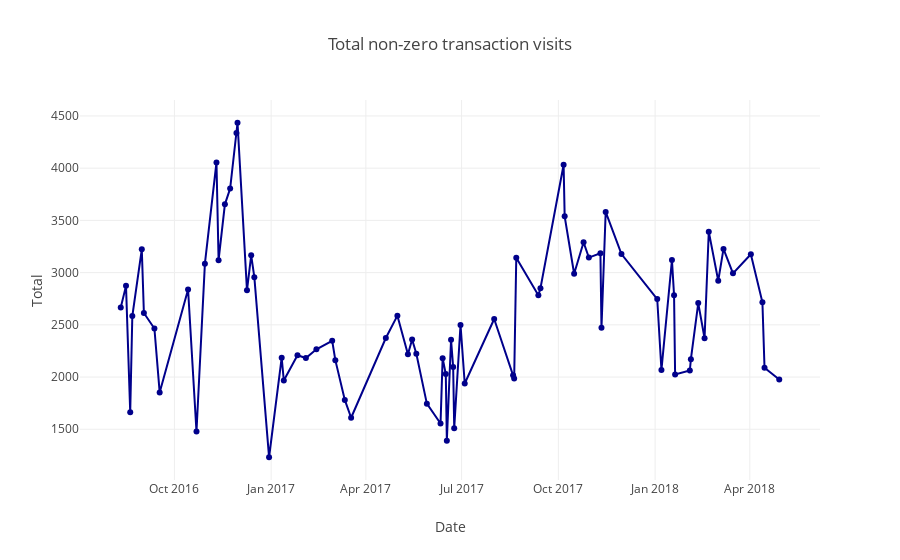

Notebook cell for this chart:
### Markdown cell above
There's certainly a dip in transaction revenue during few months and a raise during others.

### Code cell
count_nonzero = train.groupby('date')['totals_transactionRevenue'].agg(['count'])
count_nonzero.columns = ["Total"]
count_nonzero = count_nonzero.sort_index()
plot_scatter_data(count_nonzero['Total'],'Date', 'Total','Total non-zero transaction visits','darkblue')

### Figure 1 — Plotly figure (JSON) as saved in the notebook; plotly's stock layout.template omitted (floating-point values rounded to 4 significant figures)
{"data": [{"marker": {"color": "darkblue"}, "mode": "lines+markers", "name": "Total", "type": "scatter", "uid": "5667a680-8fb3-44b8-9db0-80941b4a5848", "x": ["2016-08-11", "2016-08-16", "2016-08-20", "2016-08-22", "2016-08-31", "2016-09-02", "2016-09-12", "2016-09-17", "2016-10-14", "2016-10-22", "2016-10-30", "2016-11-10", "2016-11-12", "2016-11-18", "2016-11-23", "2016-11-29", "2016-11-30", "2016-12-09", "2016-12-13", "2016-12-16", "2016-12-30", "2017-01-11", "2017-01-13", "2017-01-26", "2017-02-03", "2017-02-13", "2017-02-28", "2017-03-03", "2017-03-12", "2017-03-18", "2017-04-20", "2017-05-01", "2017-05-11", "2017-05-15", "2017-05-19", "2017-05-29", "2017-06-11", "2017-06-13", "2017-06-16", "2017-06-17", "2017-06-21", "2017-06-23", "2017-06-24", "2017-06-30", "2017-07-04", "2017-08-01", "2017-08-19", "2017-08-20", "2017-08-22", "2017-09-12", "2017-09-14", "2017-10-06", "2017-10-07", "2017-10-16", "2017-10-25", "2017-10-30", "2017-11-10", "2017-11-11", "2017-11-15", "2017-11-30", "2018-01-03", "2018-01-07", "2018-01-17", "2018-01-19", "2018-01-20", "2018-02-03", "2018-02-04", "2018-02-11", "2018-02-17", "2018-02-21", "2018-03-02", "2018-03-07", "2018-03-16", "2018-04-02", "2018-04-13", "2018-04-15", "2018-04-29"], "y": [2667, 2873, 1664, 2584, 3223, 2613, 2465, 1853, 2838, 1479, 3086, 4055, 3119, 3654, 3805, 4337, 4435, 2830, 3166, 2956, 1232, 2185, 1967, 2209, 2182, 2266, 2347, 2162, 1781, 1610, 2374, 2588, 2218, 2360, 2223, 1745, 1555, 2181, 2028, 1391, 2357, 2095, 1510, 2499, 1938, 2556, 2018, 1985, 3143, 2784, 2850, 4033, 3539, 2989, 3290, 3144, 3186, 2471, 3581, 3178, 2747, 2068, 3120, 2784, 2024, 2063, 2171, 2708, 2371, 3392, 2922, 3227, 2993, 3176, 2716, 2089, 1977]}], "layout": {"title": {"text": "Total non-zero transaction visits"}, "xaxis": {"title": {"text": "Date"}}, "yaxis": {"title": {"text": "Total"}}}}
